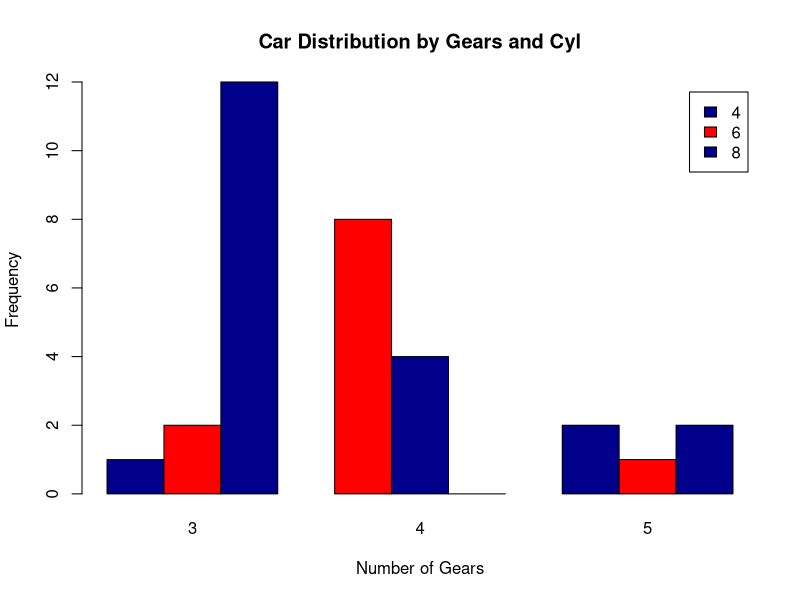
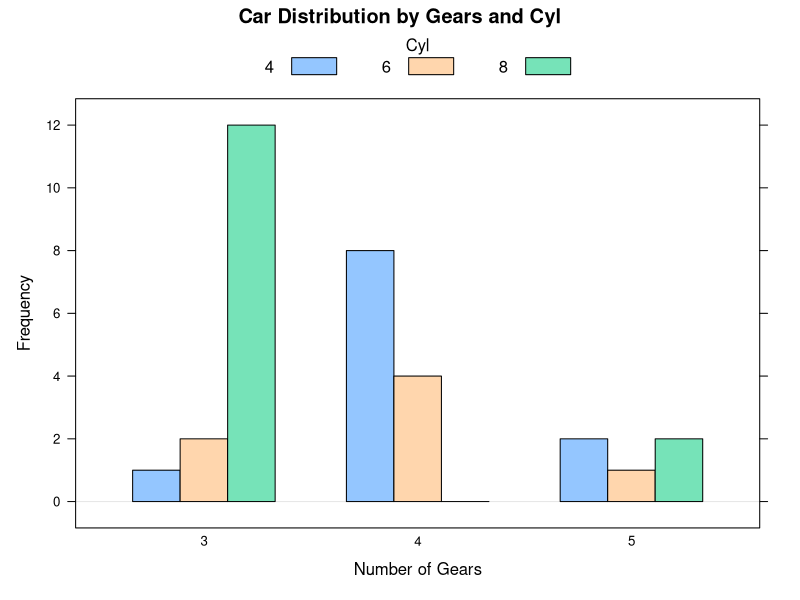
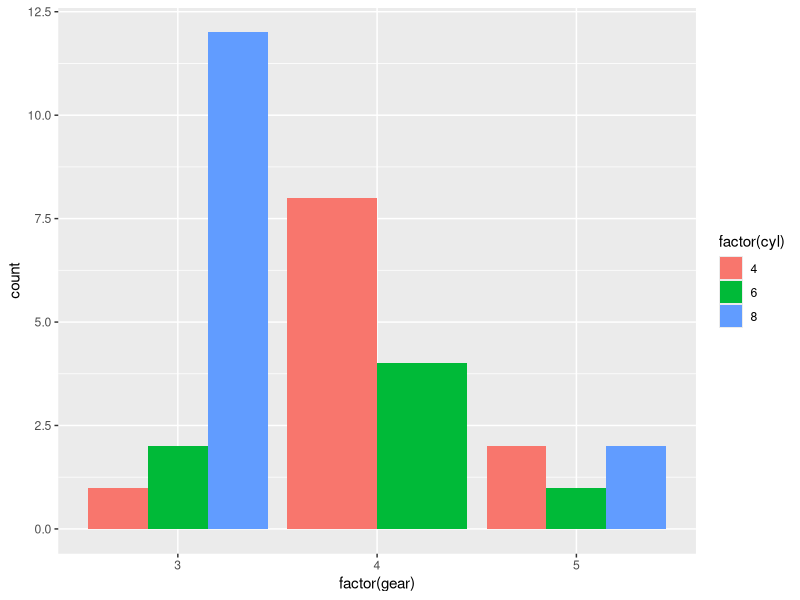

The R script that drew these images, in order:
## ---- chunk 1
counts <- table(mtcars$cyl, mtcars$gear)
counts
## ---- chunk 2
counts <- table(mtcars$cyl, mtcars$gear)
barplot(counts, main="Car Distribution by Gears and Cyl",
  xlab="Number of Gears", ylab="Frequency", col=c("darkblue","red"),
 	legend = rownames(counts), beside=TRUE)

## ---- chunk 3
library("lattice")
counts <- table(mtcars$gear, mtcars$cyl)
barchart(counts, stack = FALSE, horizontal="false", main="Car Distribution by Gears and Cyl",     xlab="Number of Gears", ylab="Frequency",
         auto.key = list(space="top", columns=3, title="Cyl", cex.title=1))

## ---- chunk 4
library("ggplot2")
g <- ggplot(mtcars, aes(factor(gear), fill=factor(cyl))) + geom_bar( position = "dodge")
g + labs(list(title = "Car Distribution by Gears and Cyl", x="Number of Gears", y="Frequency"))

